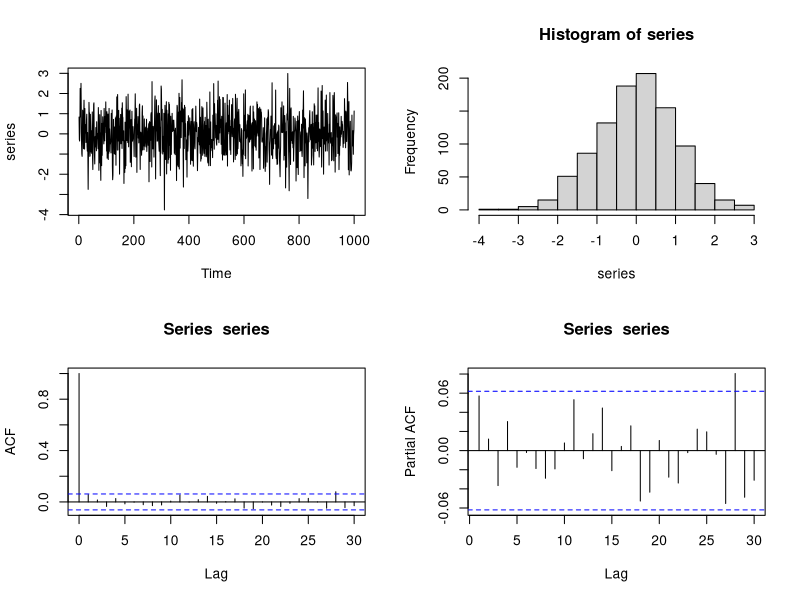
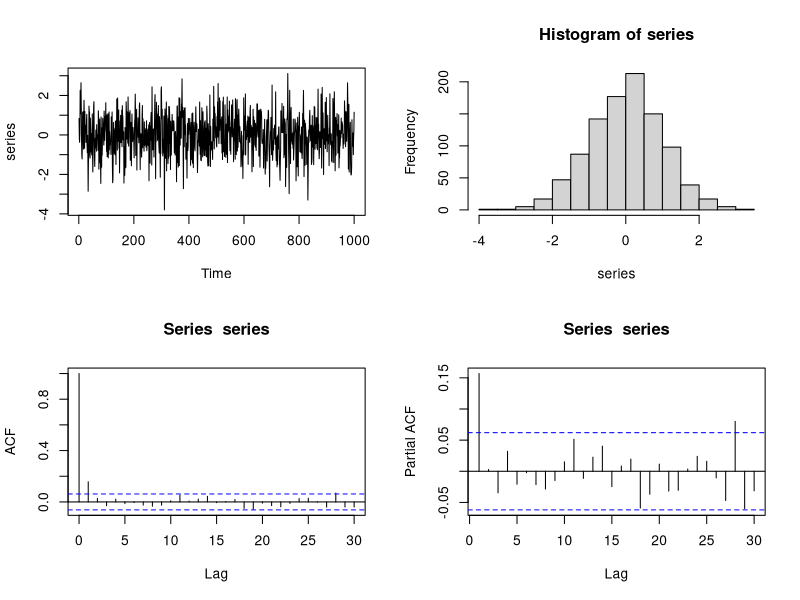
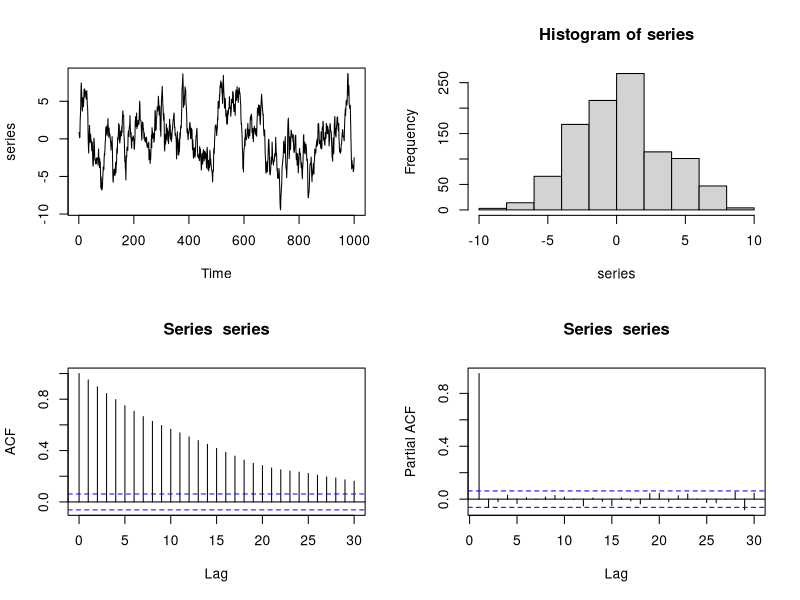
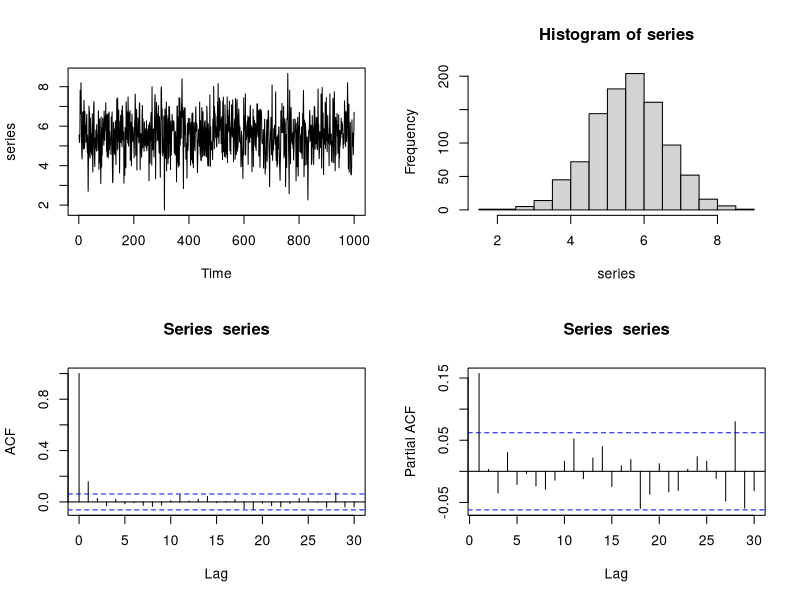
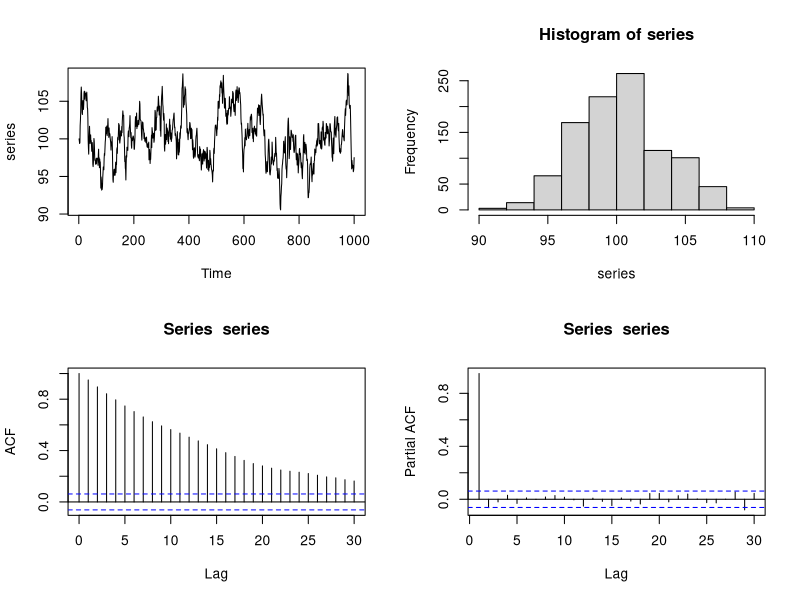
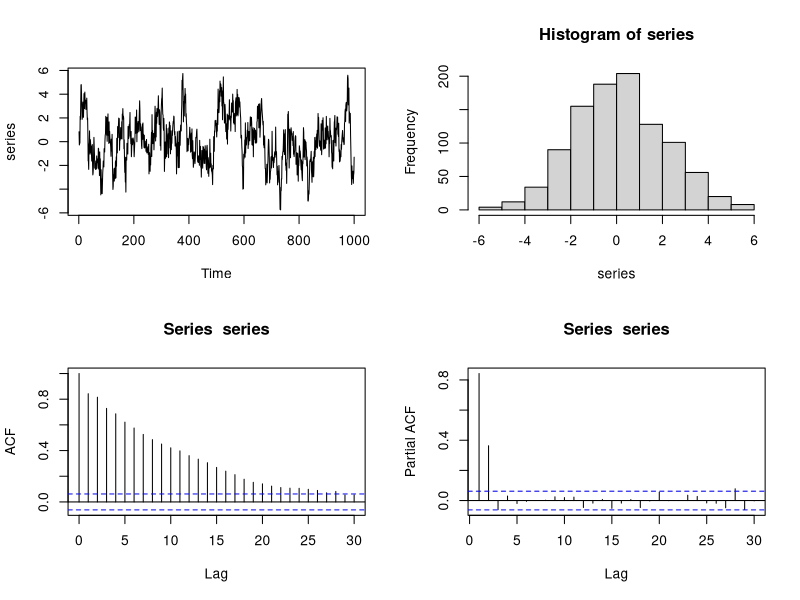
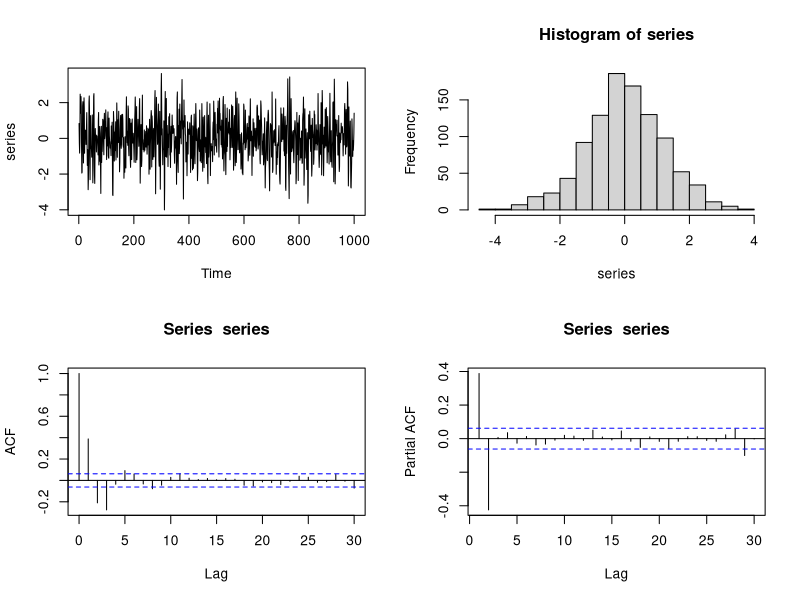
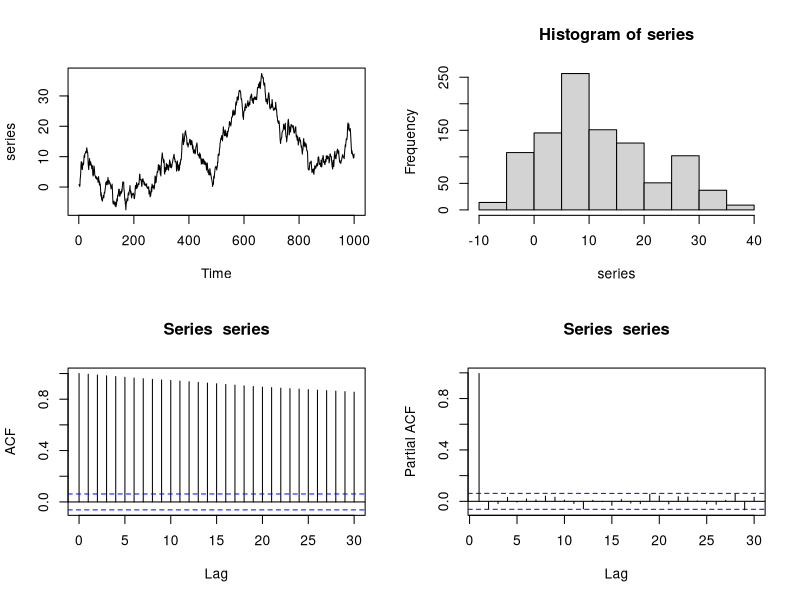

Recreate these plots in R, in order.
rm(list=ls())
gc()


# Load package using a function load_package-----------------------------------------------------------------
load_package<-function(x){
  x<-as.character(match.call()[[2]])
  if (!require(x,character.only=TRUE)){
    install.packages(pkgs=x,repos="http://cran.r-project.org")
    require(x,character.only=TRUE)
  }
}

load_package('tseries')
load_package('openxlsx')

par(mfrow=c(2,2))

# SIMULATING TIME SERIES PROCESS (without packages) AND EVALUTING THEIR MAIN FEATURES

# QUESTION 1 ----

# (a) Simulating Gaussian White Noise  ---
n <- 1000

set.seed(123456)
gwn <- rnorm(n)


analysis <- function(series){
  series <- ts(series)
  plot(series, type = "l")
  hist(series)
  jarque.bera.test(series)
  acf(series)
  pacf(series)
}

analysis(gwn)

# (b) Simulating AR processes --- 

u=gwn

# (i) AR(1) phi=0.1
y=u[1]
for(i in 2:1000){
  y[i] <- 0.1*y[i-1]+u[i] 
}

analysis(y)

# (ii) AR(1) phi=0.95
y=u[1]
for(i in 2:1000){
  y[i] <- 0.95*y[i-1]+u[i] 
}

analysis(y)

# (iii) AR(1) phi=0.1 drift=5
y=5/(1-0.1)
for(i in 2:1000){
  y[i] <- 5 + 0.1*y[i-1]+u[i] 
}

analysis(y)

# (iv) AR(1) phi=0.95 drift=5
y=5/(1-0.95)
for(i in 2:1000){
  y[i] <- 5 + 0.95*y[i-1]+u[i] 
}

analysis(y)

# (v) AR(2) phi_1=0.5 phi_2=0.4
y=u[1:2]
for(i in 3:1000){
  y[i] <- 0.5*y[i-1]+0.4*y[i-2]+u[i] 
}

analysis(y)

# (vi) AR(2) phi_1=0.5 phi_2=-0.4
y=u[1:2]
for(i in 3:1000){
  y[i] <- 0.5*y[i-1]-0.4*y[i-2]+u[i] 
}

analysis(y)

# (vii) random walk
y=u[1]
for(i in 2:1000){
  y[i] <- y[i-1]+u[i] 
}

analysis(y)



# QUESTION 2 ----

# Simulating MA processes 

# (i) MA(1) theta=-0.1
y=u[1]
for(i in 2:1000){
  y[i] <- u[i]-0.1*u[i-1] 
}

analysis(y)

# (ii) MA(1) theta=-0.95
y=u[1]
for(i in 2:1000){
  y[i] <- u[i]-0.95*u[i-1] 
}

analysis(y)

# (iii) MA(1) theta=-0.1 drift=5
y=5
for(i in 2:1000){
  y[i] <- 5+u[i]-0.1*u[i-1] 
}

analysis(y)

# (iv) MA(1) theta=-0.95 drift=5
y=5
for(i in 2:1000){
  y[i] <- 5+u[i]-0.95*u[i-1] 
}

analysis(y)

# (v) MA(3) theta1=0.5 theta=0.3 theta=0.1
y=u[1:3]
for(i in 4:1000){
  y[i] <- 0.5*u[i-1]+0.3*u[i-2]+0.1*u[i-3]+u[i]
}

analysis(y)

# (vi)  MA(3) theta1=0.5 theta=-0.3 theta=-0.1
y=u[1:3]
for(i in 4:1000){
  y[i] <- 0.5*u[i-1]-0.3*u[i-2]-0.1*u[i-3]+u[i]
}

analysis(y)

# (vii) MA(1) theta=1
y=u[1]
for(i in 2:1000){
  y[i] <- u[i]+u[i-1]
}

analysis(y)


# QUESTION 3 ----  
# Non-Stationarity: Deterministic x Stochastic

n <- 1000
par(mfrow=c(1,2))

set.seed(123456)
u <- rnorm(n)
u <- ts(u)

rw<-u[1] # simulating random walk
for(i in 2:1000){
  rw[i] <- rw[i-1]+u[i] 
}
rw <- ts(rw)
plot(rw, main = "Random Walk")

y<-u[1] # simulating trended process
trend <- seq(1:1000)
for(i in 2:1000){
  y[i] <- trend[i]+0.5*(y[i-1]-trend[i-1])+u[i] 
}
y<-ts(y)  
plot(y, main = "Trended Model")

par(mfrow=c(2,2))
acf(rw);pacf(rw)
acf(y);pacf(y)

adf.test(rw)
adf.test(y)